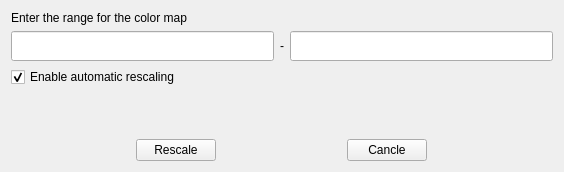
<?xml version="1.0" encoding="UTF-8"?>
<ui version="4.0">
 <class>SetCustomScaleRange</class>
 <widget class="QWidget" name="SetCustomScaleRange">
  <property name="geometry">
   <rect>
    <x>0</x>
    <y>0</y>
    <width>564</width>
    <height>172</height>
   </rect>
  </property>
  <property name="sizePolicy">
   <sizepolicy hsizetype="Expanding" vsizetype="Expanding">
    <horstretch>0</horstretch>
    <verstretch>0</verstretch>
   </sizepolicy>
  </property>
  <property name="mouseTracking">
   <bool>false</bool>
  </property>
  <property name="acceptDrops">
   <bool>true</bool>
  </property>
  <property name="windowTitle">
   <string>Form</string>
  </property>
  <property name="autoFillBackground">
   <bool>false</bool>
  </property>
  <layout class="QVBoxLayout" name="verticalLayout">
   <item>
    <widget class="QLabel" name="label">
     <property name="sizePolicy">
      <sizepolicy hsizetype="Expanding" vsizetype="Fixed">
       <horstretch>0</horstretch>
       <verstretch>0</verstretch>
      </sizepolicy>
     </property>
     <property name="text">
      <string>Enter the range for the color map</string>
     </property>
    </widget>
   </item>
   <item>
    <layout class="QHBoxLayout" name="horizontalLayout">
     <property name="sizeConstraint">
      <enum>QLayout::SetDefaultConstraint</enum>
     </property>
     <property name="topMargin">
      <number>0</number>
     </property>
     <item>
      <widget class="QLineEdit" name="lineEdit_min">
       <property name="minimumSize">
        <size>
         <width>0</width>
         <height>30</height>
        </size>
       </property>
       <property name="maximumSize">
        <size>
         <width>16777215</width>
         <height>30</height>
        </size>
       </property>
      </widget>
     </item>
     <item>
      <widget class="QLabel" name="label_2">
       <property name="sizePolicy">
        <sizepolicy hsizetype="Fixed" vsizetype="Fixed">
         <horstretch>0</horstretch>
         <verstretch>0</verstretch>
        </sizepolicy>
       </property>
       <property name="minimumSize">
        <size>
         <width>0</width>
         <height>10</height>
        </size>
       </property>
       <property name="text">
        <string>-</string>
       </property>
      </widget>
     </item>
     <item>
      <widget class="QLineEdit" name="lineEdit_max">
       <property name="sizePolicy">
        <sizepolicy hsizetype="Expanding" vsizetype="Fixed">
         <horstretch>0</horstretch>
         <verstretch>30</verstretch>
        </sizepolicy>
       </property>
       <property name="minimumSize">
        <size>
         <width>0</width>
         <height>30</height>
        </size>
       </property>
      </widget>
     </item>
    </layout>
   </item>
   <item>
    <widget class="QCheckBox" name="checkBoxEnableAutoRescaling">
     <property name="text">
      <string>Enable automatic rescaling</string>
     </property>
     <property name="checked">
      <bool>true</bool>
     </property>
     <property name="tristate">
      <bool>false</bool>
     </property>
    </widget>
   </item>
   <item>
    <spacer name="verticalSpacer">
     <property name="orientation">
      <enum>Qt::Vertical</enum>
     </property>
     <property name="sizeHint" stdset="0">
      <size>
       <width>20</width>
       <height>40</height>
      </size>
     </property>
    </spacer>
   </item>
   <item>
    <layout class="QHBoxLayout" name="horizontalLayout_2" stretch="0,0">
     <property name="sizeConstraint">
      <enum>QLayout::SetMinimumSize</enum>
     </property>
     <property name="topMargin">
      <number>0</number>
     </property>
     <item>
      <widget class="QPushButton" name="btnRescale">
       <property name="sizePolicy">
        <sizepolicy hsizetype="Fixed" vsizetype="Fixed">
         <horstretch>0</horstretch>
         <verstretch>0</verstretch>
        </sizepolicy>
       </property>
       <property name="layoutDirection">
        <enum>Qt::LeftToRight</enum>
       </property>
       <property name="text">
        <string>Rescale</string>
       </property>
      </widget>
     </item>
     <item>
      <widget class="QPushButton" name="btnCancle">
       <property name="sizePolicy">
        <sizepolicy hsizetype="Fixed" vsizetype="Fixed">
         <horstretch>0</horstretch>
         <verstretch>0</verstretch>
        </sizepolicy>
       </property>
       <property name="layoutDirection">
        <enum>Qt::LeftToRight</enum>
       </property>
       <property name="text">
        <string>Cancle</string>
       </property>
      </widget>
     </item>
    </layout>
   </item>
  </layout>
 </widget>
 <resources/>
 <connections/>
</ui>
